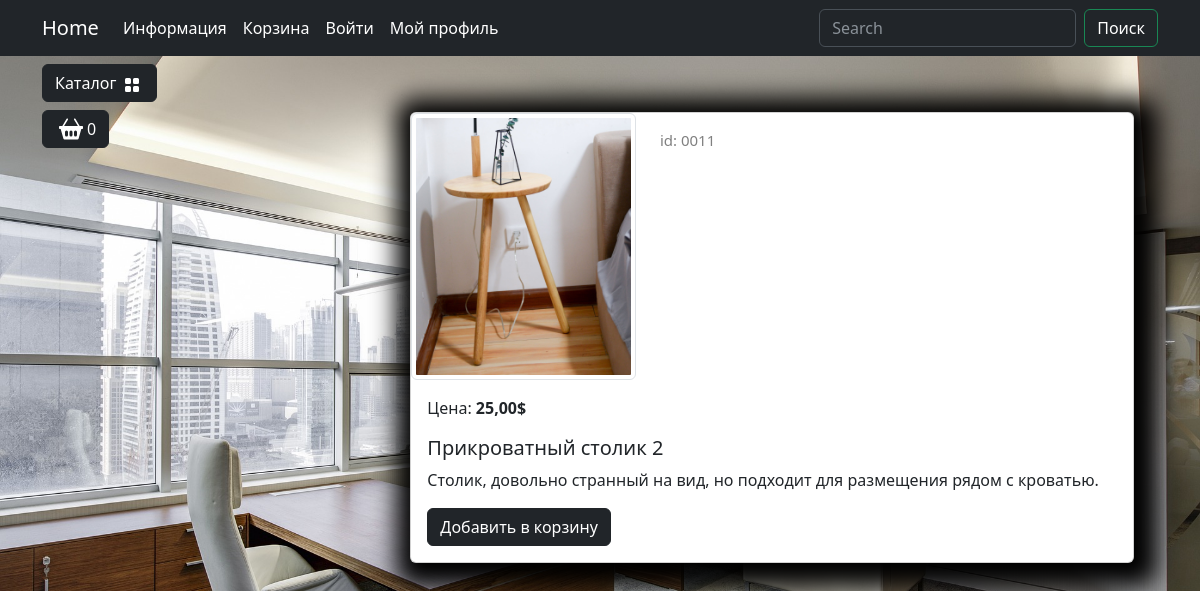
/catalog/product/prikrovatnyj-stolik-2, run on an earlier commit of the app's database.
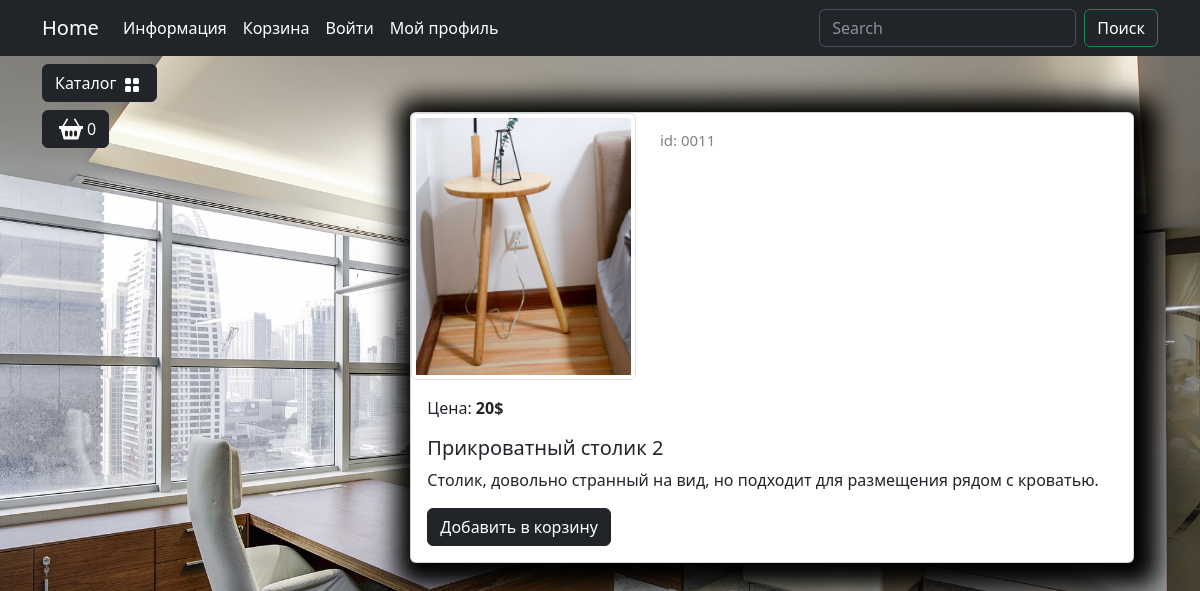
And on a later commit of the database.
### goods/models.py (models this page shows, shortened)
class Product (models.Model):
    name= models.CharField(max_length=50, unique=True, verbose_name="Название")
    slug= models.SlugField(max_length=100, unique= True, blank=True , null= True , verbose_name='URL')
    description= models.TextField(default='Тут Пусто',verbose_name='Описание' )
    image= models.ImageField(upload_to='goods_images', blank=True, null=True,verbose_name='Изоброжение' )
    price= models.DecimalField(default=0.00, max_digits=7, decimal_places=2, verbose_name="Цена")
    discount= models.DecimalField(default=0.00, max_digits=7, decimal_places=2, verbose_name="Скидка в %")
    quantity=models.PositiveBigIntegerField(default=0,verbose_name= "Количество" )
    category=models.ForeignKey(to=Categories,on_delete= models.CASCADE, verbose_name='Категория' )
    class Meta:
        verbose_name= 'Продукт'
        verbose_name_plural= 'Продукты'
    def display_id(self):
        return f'{self.id : 05}'
    def sell_price(self):
        if self.discount:
            return round(self.price - self.price*self.discount/100)
        return self.price

### goods/views.py (the view)
# urls.py: path("product/<slug:product_slug>", views.product, name='product'),
def product(request, product_slug):
    product = Product.objects.get(slug=product_slug)
    context = {"product": product}
    return render(request, "goods/product.html", context)

### goods/templatetags/goods_tags.py (called while the page is built)
@register.simple_tag()
def tag_categories():
    return Categories.objects.all()

### goods/templates/goods/product.html (shortened to what this page needs)
{% extends 'base.html' %}
{% block content %}
  <section>
    <div class="container">
      <div class="row mt-1">
        <div class="col-lg-2">
        </div>
        <div class="col-lg-10">
          <div class="container mt-5">
            <div class="card mb-4 custom-shadow">
              <div class="row">
                <div class="col-md-4">
                  <img src="{{product.image.url}}" class="img-thumbnail" data-bs-toggle="modal" data-bs-target="#imageModal1" />
                </div>
                <div class="col-md-4">
                  <p class="product_id mt-3">id: {{ product.display_id}}</p>
                </div>
              </div>
              <div class="card-body">
                <p class="card-text">
                  Цена: <strong>{{ product.sell_price }}$</strong>
                </p>
                <h5 class="card-title">{{product.name}}</h5>
                <p class="card-text">{{product.description}}</p>
                <a href="#" class="btn btn-dark add-to-cart">Добавить в корзину</a>
              </div>
            </div>
          </div>
        </div>
      </div>
    </div>
  </section>
{% endblock %}

What changed in the data, as far as the page shows it:
changed Product "Прикроватный столик 2": sell_price "25,00" → "20"
